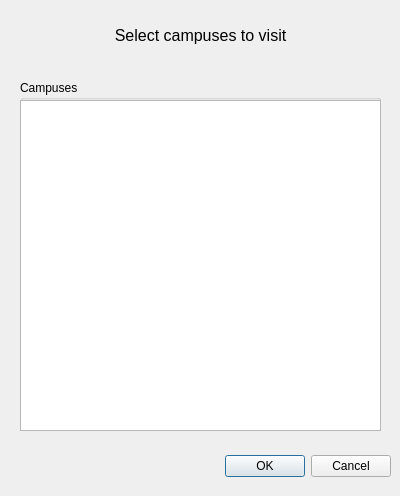
<?xml version="1.0" encoding="UTF-8"?>
<ui version="4.0">
 <class>CampusSelectDialog</class>
 <widget class="QDialog" name="CampusSelectDialog">
  <property name="geometry">
   <rect>
    <x>0</x>
    <y>0</y>
    <width>400</width>
    <height>496</height>
   </rect>
  </property>
  <property name="windowTitle">
   <string>Dialog</string>
  </property>
  <widget class="QDialogButtonBox" name="buttonBox">
   <property name="geometry">
    <rect>
     <x>50</x>
     <y>450</y>
     <width>341</width>
     <height>32</height>
    </rect>
   </property>
   <property name="orientation">
    <enum>Qt::Horizontal</enum>
   </property>
   <property name="standardButtons">
    <set>QDialogButtonBox::Cancel|QDialogButtonBox::Ok</set>
   </property>
  </widget>
  <widget class="QGroupBox" name="groupBox">
   <property name="geometry">
    <rect>
     <x>20</x>
     <y>80</y>
     <width>361</width>
     <height>351</height>
    </rect>
   </property>
   <property name="title">
    <string>Campuses</string>
   </property>
   <widget class="QListWidget" name="checkboxListWidget">
    <property name="geometry">
     <rect>
      <x>0</x>
      <y>20</y>
      <width>361</width>
      <height>331</height>
     </rect>
    </property>
   </widget>
  </widget>
  <widget class="QLabel" name="promptLabel">
   <property name="geometry">
    <rect>
     <x>20</x>
     <y>10</y>
     <width>361</width>
     <height>51</height>
    </rect>
   </property>
   <property name="text">
    <string>&lt;html&gt;&lt;head/&gt;&lt;body&gt;&lt;p align=&quot;center&quot;&gt;&lt;span style=&quot; font-size:12pt;&quot;&gt;Select campuses to visit&lt;/span&gt;&lt;/p&gt;&lt;/body&gt;&lt;/html&gt;</string>
   </property>
  </widget>
 </widget>
 <resources/>
 <connections>
  <connection>
   <sender>buttonBox</sender>
   <signal>accepted()</signal>
   <receiver>CampusSelectDialog</receiver>
   <slot>accept()</slot>
   <hints>
    <hint type="sourcelabel">
     <x>248</x>
     <y>254</y>
    </hint>
    <hint type="destinationlabel">
     <x>157</x>
     <y>274</y>
    </hint>
   </hints>
  </connection>
  <connection>
   <sender>buttonBox</sender>
   <signal>rejected()</signal>
   <receiver>CampusSelectDialog</receiver>
   <slot>reject()</slot>
   <hints>
    <hint type="sourcelabel">
     <x>316</x>
     <y>260</y>
    </hint>
    <hint type="destinationlabel">
     <x>286</x>
     <y>274</y>
    </hint>
   </hints>
  </connection>
 </connections>
</ui>
